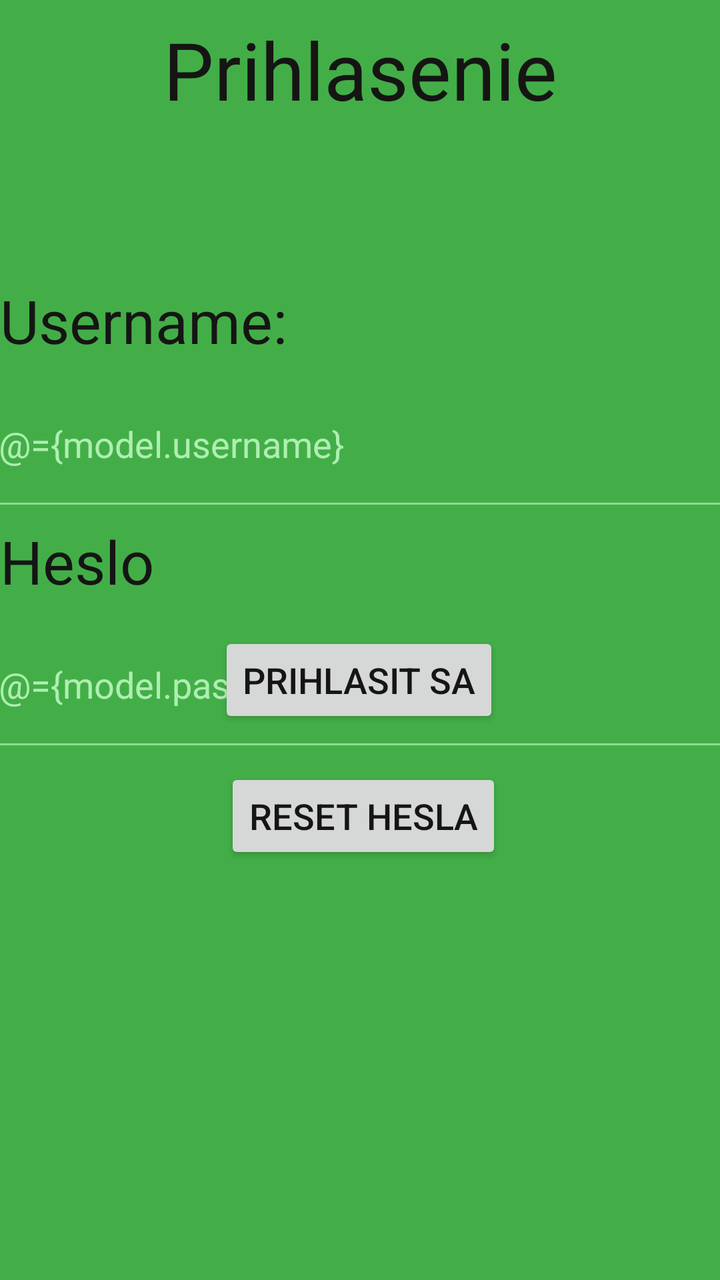
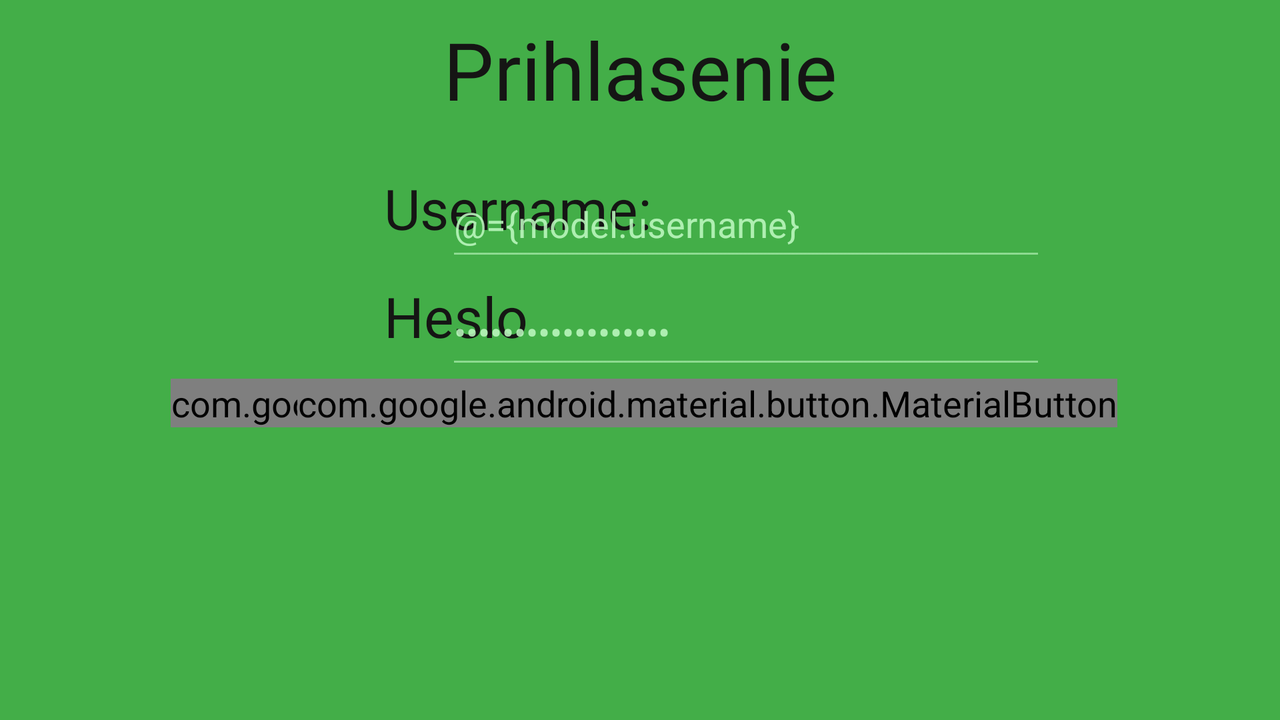

One screen, two layout resources from the same app: the default and the author's alternative for another configuration. Each is rendered where Android would select it; the XML of both is given below.
<!-- AndroidManifest.xml: application theme AppTheme -->
<!-- res/layout/fragment_login.xml -->
<?xml version="1.0" encoding="utf-8"?>
<layout xmlns:android="http://schemas.android.com/apk/res/android"
    xmlns:app="http://schemas.android.com/apk/res-auto">

    <data>

        <variable
            name="model"
            type="com.example.cvicenie2.viewmodels.AuthViewModel" />
    </data>

    <androidx.constraintlayout.widget.ConstraintLayout
        android:layout_width="match_parent"
        android:layout_height="match_parent"
        android:layout_margin="20dp">

        <TextView
            android:id="@+id/header_title"
            android:layout_width="349sp"
            android:layout_height="56sp"
            android:layout_marginStart="8sp"
            android:layout_marginTop="8sp"
            android:layout_marginEnd="8sp"
            android:text="@string/title_login"
            android:textAlignment="center"
            android:textSize="40sp"
            app:layout_constraintEnd_toEndOf="parent"
            app:layout_constraintStart_toStartOf="parent"
            app:layout_constraintTop_toTopOf="parent" />

        <TextView
            android:id="@+id/label_username"
            android:layout_width="wrap_content"
            android:layout_height="wrap_content"
            android:layout_marginTop="76sp"
            android:textSize="30sp"

            android:text="@string/username"
            app:layout_constraintStart_toStartOf="parent"
            app:layout_constraintTop_toBottomOf="@id/header_title" />

        <EditText
            android:id="@+id/edit_text_username"
            android:layout_width="370sp"
            android:layout_height="80sp"
            android:hint="@string/zadajte_username"
            android:text="@={model.username}"
            app:layout_constraintEnd_toEndOf="parent"
            app:layout_constraintStart_toStartOf="parent"
            app:layout_constraintTop_toBottomOf="@+id/label_username" />
        <TextView
            android:id="@+id/label_password"
            android:layout_width="wrap_content"
            android:layout_height="wrap_content"
            android:text="@string/heslo"
            android:textSize="30sp"
            app:layout_constraintStart_toStartOf="parent"
            app:layout_constraintTop_toBottomOf="@+id/edit_text_username" />

        <EditText
            android:id="@+id/edit_text_password"
            android:layout_width="370sp"
            android:layout_height="80sp"
            android:hint="@string/zadajte_heslo"
            android:text="@={model.password}"
            app:layout_constraintEnd_toEndOf="parent"
            app:layout_constraintStart_toStartOf="parent"
            app:layout_constraintTop_toBottomOf="@+id/label_password" />

        <Button
            android:id="@+id/submit_button"
            android:layout_width="wrap_content"
            android:layout_height="wrap_content"
            android:layout_marginBottom="276dp"
            android:onClick="@{()->model.loginUser()}"
            android:text="@string/prihlasit_sa"
            app:layout_constraintBottom_toBottomOf="parent"
            app:layout_constraintEnd_toEndOf="parent"
            app:layout_constraintHorizontal_bias="0.497"
            app:layout_constraintStart_toStartOf="parent" />

        <Button
            android:id="@+id/reset_button"
            android:layout_width="wrap_content"
            android:layout_height="wrap_content"
            android:layout_marginBottom="208dp"
            android:text="reset hesla"
            app:layout_constraintBottom_toBottomOf="parent"
            app:layout_constraintEnd_toEndOf="parent"
            app:layout_constraintHorizontal_bias="0.507"
            app:layout_constraintStart_toStartOf="parent" />
    </androidx.constraintlayout.widget.ConstraintLayout>
</layout>
<!-- resources referenced by this layout -->
<resources>
  <string name="heslo" translatable="false">Heslo</string>
  <string name="prihlasit_sa" translatable="false">Prihlasit sa</string>
  <string name="title_login" translatable="false">Prihlasenie</string>
  <string name="username" translatable="false">Username:</string>
  <string name="zadajte_heslo" translatable="false">Zadajte heslo</string>
  <string name="zadajte_username" translatable="false">Zadajte username</string>
  <style name="AppTheme" parent="Theme.AppCompat.Light.DarkActionBar">
          <item name="colorPrimary">#BFF8C1</item>
          <item name="colorPrimaryDark">#43AE48</item>
          <item name="colorAccent">#7C022C</item>
          <item name="android:colorForeground">#BFF8C1</item>
          <item name="android:colorBackground">#43AE48</item>
          <item name="android:textColor">#151514</item>
          <item name="android:textSize">18sp</item>
  
  
      </style>
</resources>
<!-- res/layout-land/fragment_login.xml (the author's variant of the layout above) -->
<!-- drawn on the phone turned sideways -->
<?xml version="1.0" encoding="utf-8"?>
<layout xmlns:android="http://schemas.android.com/apk/res/android"
    xmlns:app="http://schemas.android.com/apk/res-auto">

    <data>

        <variable
            name="model"
            type="com.example.cvicenie2.viewmodels.AuthViewModel" />
    </data>

    <androidx.constraintlayout.widget.ConstraintLayout
        android:layout_width="match_parent"
        android:layout_height="match_parent"
        android:layout_margin="20sp">
        <TextView
            android:id="@+id/header_title"
            android:layout_width="match_parent"
            android:layout_height="wrap_content"
            android:layout_marginStart="8sp"
            android:layout_marginTop="8sp"
            android:layout_marginEnd="8sp"
            android:textAlignment="center"
            android:textSize="40sp"
            android:text="@string/title_login"
            app:layout_constraintEnd_toEndOf="parent"
            app:layout_constraintStart_toStartOf="parent"
            app:layout_constraintTop_toTopOf="parent" />

        <TextView
            android:id="@+id/label_username"
            android:layout_width="140sp"
            android:layout_height="50sp"
            android:layout_marginStart="192dp"
            android:layout_marginTop="24sp"
            android:text="@string/username"
            android:textSize="28sp"
            app:layout_constraintStart_toStartOf="parent"
            app:layout_constraintTop_toBottomOf="@id/header_title" />

        <EditText
            android:id="@+id/edit_text_username"
            android:layout_width="300sp"
            android:layout_height="50sp"
            android:hint="@string/zadajte_username"
            android:text="@={model.username}"
            app:layout_constraintEnd_toEndOf="parent"
            app:layout_constraintHorizontal_bias="0.656"
            app:layout_constraintStart_toStartOf="parent"
            app:layout_constraintTop_toTopOf="@+id/label_username" />

        <TextView
            android:id="@+id/label_password"
            android:layout_width="140sp"
            android:layout_height="50sp"
            android:layout_marginStart="192dp"
            android:layout_marginTop="4sp"
            android:text="@string/heslo"
            android:textSize="28sp"
            app:layout_constraintStart_toStartOf="parent"
            app:layout_constraintTop_toBottomOf="@+id/edit_text_username" />

        <EditText
            android:id="@+id/edit_text_password"
            android:layout_width="300sp"
            android:layout_height="50sp"
            android:hint="@string/zadajte_heslo"
            android:inputType="textPassword"
            android:text="@={model.password}"
            app:layout_constraintEnd_toEndOf="parent"
            app:layout_constraintHorizontal_bias="0.656"
            app:layout_constraintStart_toStartOf="parent"
            app:layout_constraintTop_toTopOf="@+id/label_password" />

        <com.google.android.material.button.MaterialButton
            android:id="@+id/submit_button"
            app:cornerRadius="35sp"
            android:layout_width="wrap_content"
            android:layout_height="wrap_content"
            android:onClick="@{()->model.loginUser()}"
            android:text="@string/prihlasit_sa"
            app:layout_constraintTop_toBottomOf="@+id/edit_text_password"
            app:layout_constraintEnd_toEndOf="parent"
            app:layout_constraintHorizontal_bias="0.371"
            app:layout_constraintStart_toStartOf="parent" />

        <com.google.android.material.button.MaterialButton
            android:id="@+id/reset_button"
            app:cornerRadius="35sp"

            android:layout_width="wrap_content"
            android:layout_height="wrap_content"
            android:text="reset hesla"
            app:layout_constraintTop_toBottomOf="@+id/edit_text_password"
            app:layout_constraintEnd_toEndOf="parent"
            app:layout_constraintHorizontal_bias="0.646"
            app:layout_constraintStart_toStartOf="parent" />
    </androidx.constraintlayout.widget.ConstraintLayout>
</layout>
